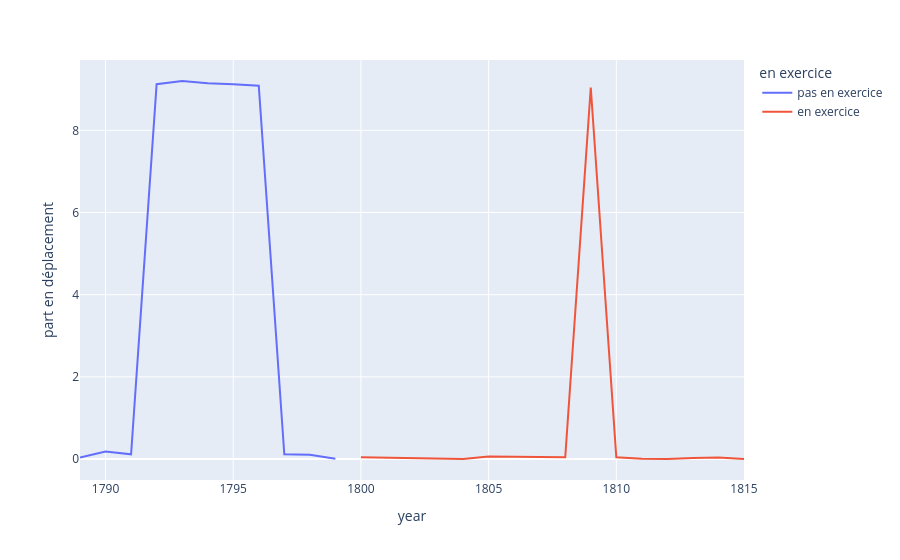

Notebook code for this chart:
### Code cell
px.line(part_voyage, x= "year", y = "part en déplacement", color = 'en exercice')

### Figure 1 — Plotly figure (JSON) as saved in the notebook; plotly's stock layout.template omitted (floating-point values rounded to 4 significant figures)
{"data": [{"hovertemplate": "en exercice=pas en exercice<br>year=%{x}<br>part en déplacement=%{y}<extra></extra>", "legendgroup": "pas en exercice", "line": {"color": "#636efa", "dash": "solid"}, "marker": {"symbol": "circle"}, "mode": "lines", "name": "pas en exercice", "orientation": "v", "showlegend": true, "type": "scatter", "x": [1789, 1790, 1791, 1792, 1793, 1794, 1795, 1796, 1797, 1798, 1799], "xaxis": "x", "y": [0.03509, 0.1842, 0.114, 9.123, 9.202, 9.149, 9.123, 9.088, 0.114, 0.1053, 0.008772], "yaxis": "y"}, {"hovertemplate": "en exercice=en exercice<br>year=%{x}<br>part en déplacement=%{y}<extra></extra>", "legendgroup": "en exercice", "line": {"color": "#EF553B", "dash": "solid"}, "marker": {"symbol": "circle"}, "mode": "lines", "name": "en exercice", "orientation": "v", "showlegend": true, "type": "scatter", "x": [1800, 1801, 1802, 1803, 1804, 1805, 1806, 1807, 1808, 1809, 1810, 1811, 1812, 1813, 1814, 1815], "xaxis": "x", "y": [0.04386, 0.03509, 0.008772, 0, 0, 0.0614, 0.05263, 0.04386, 0.04386, 9.044, 0.04386, 0.008772, 0, 0.02632, 0.03509, 0], "yaxis": "y"}], "layout": {"autosize": true, "legend": {"title": {"text": "en exercice"}, "tracegroupgap": 0}, "margin": {"t": 60}, "xaxis": {"anchor": "y", "autorange": true, "domain": [0, 1], "range": [1789, 1815], "title": {"text": "year"}, "type": "linear"}, "yaxis": {"anchor": "x", "autorange": true, "domain": [0, 1], "range": [-0.5112, 9.713], "title": {"text": "part en déplacement"}, "type": "linear"}}}
